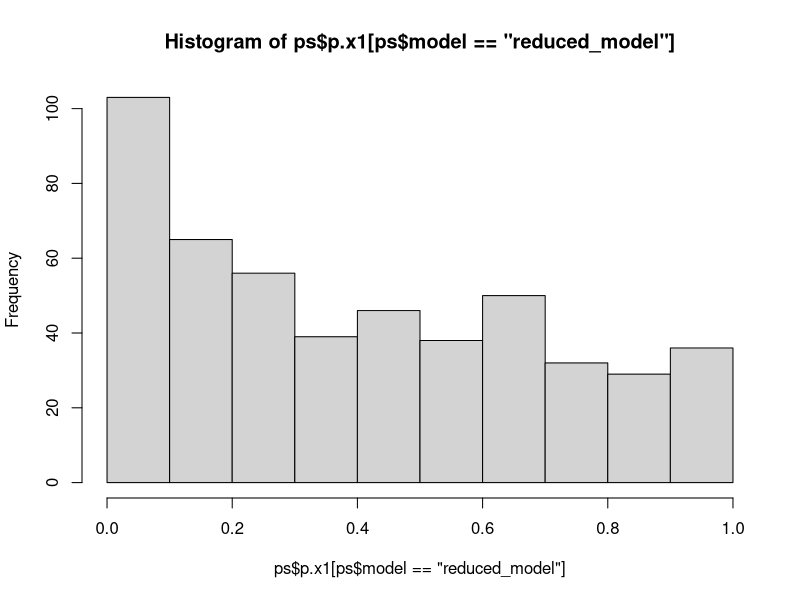
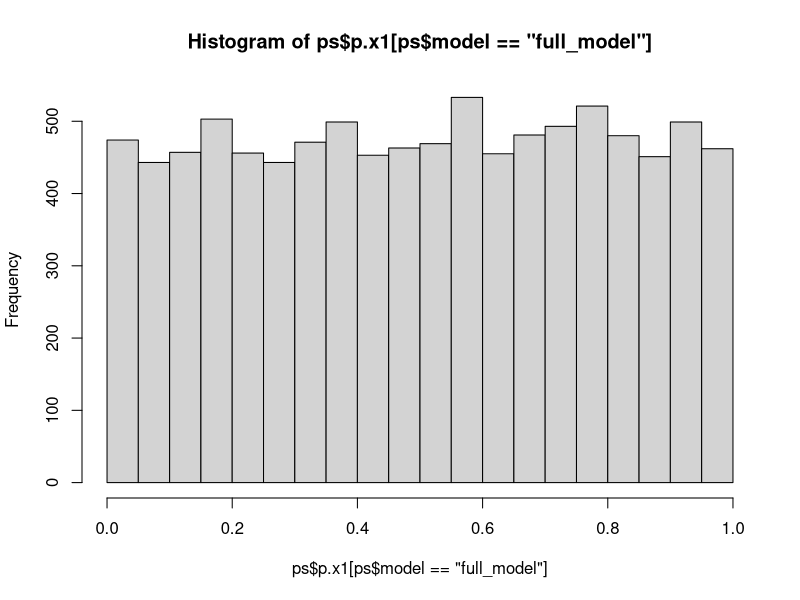
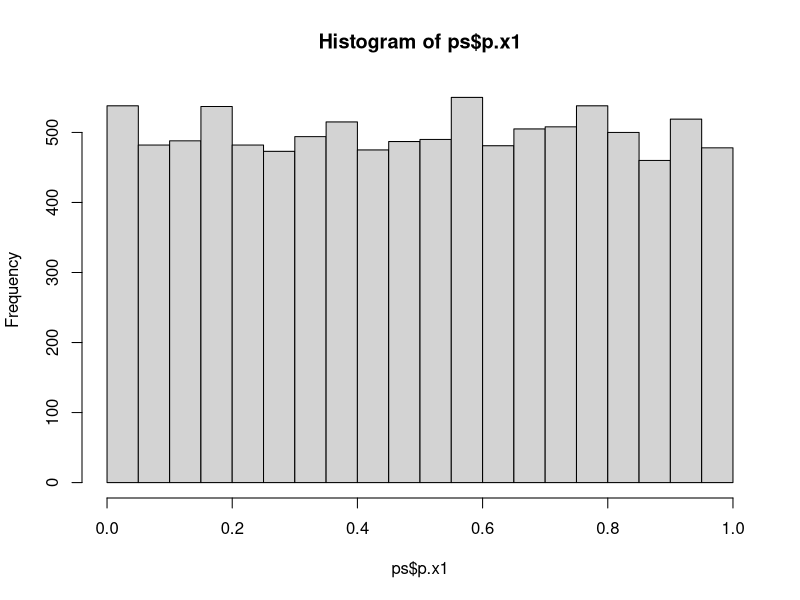

These charts were generated, in order, by the following R code:
## ---- chunk 1
knitr::opts_chunk$set(echo = TRUE)
## ---- chunk 2
x1 <- rnorm(10) 
x2 <- rnorm(10)

y <- rnorm(10)
lm1 <- lm(y ~ x1 + x2)
tmp1 <- summary(lm1)
tmp1

pvals <- tmp1$coefficients[,4]
pvals



### 10000 Simulationen
ps <- replicate(10000, {
    y <- rnorm(10)
    lm1 <- lm(y ~ x1 + x2)
    tmp1 <- summary(lm1)
    
    pvals <- tmp1$coefficients[,4]
    
    if(pvals["x2"] < 0.05){
        ### Wenn x2 signifikant --> ganzes Modell
        c(pvals["x1"], 1)
    } else {
        ### Wenn x2 nicht signifikant --> reduziertes Modell
        lm2 <- lm(y~x1)
        pvals2 <- summary(lm2)$coefficients["x1",4]
        c(pvals2, 0)
    }
})
ps <- as.data.frame(t(ps))
ps[,2] <- ifelse(ps[,2], "reduced_model", "full_model")
colnames(ps) <- c("p.x1", "model")
head(ps)


table(ps$model)
## ---- chunk 3
hist(ps$p.x1[ps$model == "reduced_model"])
hist(ps$p.x1[ps$model == "full_model"])
## ---- chunk 4
hist(ps$p.x1)
